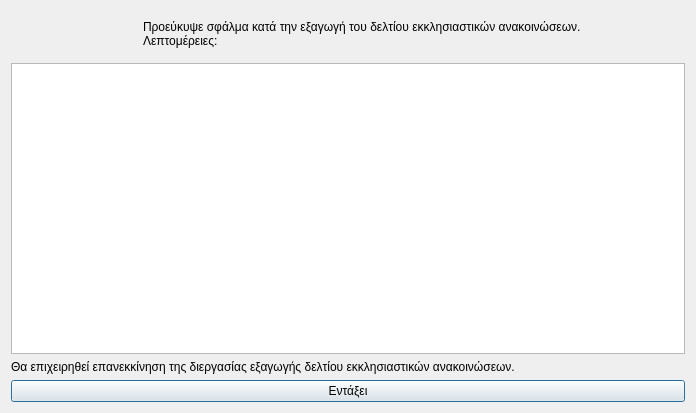
<?xml version="1.0" encoding="UTF-8"?>
<ui version="4.0">
 <class>Dialog</class>
 <widget class="QDialog" name="Dialog">
  <property name="geometry">
   <rect>
    <x>0</x>
    <y>0</y>
    <width>696</width>
    <height>413</height>
   </rect>
  </property>
  <property name="windowTitle">
   <string>Σφάλμα στην διεργασία εξαγωγής δελτίου εκκλησιαστικών ανακοινώσεων</string>
  </property>
  <property name="windowIcon">
   <iconset resource="../../../../icons.qrc">
    <normaloff>:/rest-windows/assets/images/rest-windows/information.png</normaloff>:/rest-windows/assets/images/rest-windows/information.png</iconset>
  </property>
  <layout class="QGridLayout" name="gridLayout">
   <item row="0" column="0">
    <widget class="QFrame" name="frame">
     <property name="styleSheet">
      <string notr="true">QFrame{border:0px;}</string>
     </property>
     <property name="frameShape">
      <enum>QFrame::StyledPanel</enum>
     </property>
     <property name="frameShadow">
      <enum>QFrame::Raised</enum>
     </property>
     <layout class="QHBoxLayout" name="horizontalLayout">
      <item>
       <widget class="QLabel" name="image_label">
        <property name="maximumSize">
         <size>
          <width>117</width>
          <height>117</height>
         </size>
        </property>
        <property name="text">
         <string/>
        </property>
        <property name="pixmap">
         <pixmap resource="../../../../icons.qrc">:/rest-windows/assets/images/rest-windows/information.png</pixmap>
        </property>
        <property name="scaledContents">
         <bool>true</bool>
        </property>
       </widget>
      </item>
      <item>
       <widget class="QLabel" name="label">
        <property name="text">
         <string>Προεύκυψε σφάλμα κατά την εξαγωγή του δελτίου εκκλησιαστικών ανακοινώσεων.
Λεπτομέρειες:</string>
        </property>
        <property name="alignment">
         <set>Qt::AlignJustify|Qt::AlignVCenter</set>
        </property>
       </widget>
      </item>
     </layout>
    </widget>
   </item>
   <item row="3" column="0">
    <widget class="QPushButton" name="ok">
     <property name="text">
      <string>Εντάξει</string>
     </property>
     <property name="icon">
      <iconset resource="../../../../icons.qrc">
       <normaloff>:/rest-windows/assets/images/rest-windows/ok.png</normaloff>:/rest-windows/assets/images/rest-windows/ok.png</iconset>
     </property>
    </widget>
   </item>
   <item row="1" column="0">
    <widget class="QPlainTextEdit" name="details"/>
   </item>
   <item row="2" column="0">
    <widget class="QLabel" name="label_2">
     <property name="text">
      <string>Θα επιχειρηθεί επανεκκίνηση της διεργασίας εξαγωγής δελτίου εκκλησιαστικών ανακοινώσεων.</string>
     </property>
     <property name="alignment">
      <set>Qt::AlignJustify|Qt::AlignVCenter</set>
     </property>
    </widget>
   </item>
  </layout>
 </widget>
 <tabstops>
  <tabstop>details</tabstop>
  <tabstop>ok</tabstop>
 </tabstops>
 <resources>
  <include location="../../../../icons.qrc"/>
  <include location="../../../../icons.qrc"/>
  <include location="../../../../icons.qrc"/>
  <include location="../../../../icons.qrc"/>
  <include location="../../../../icons.qrc"/>
 </resources>
 <connections/>
</ui>
